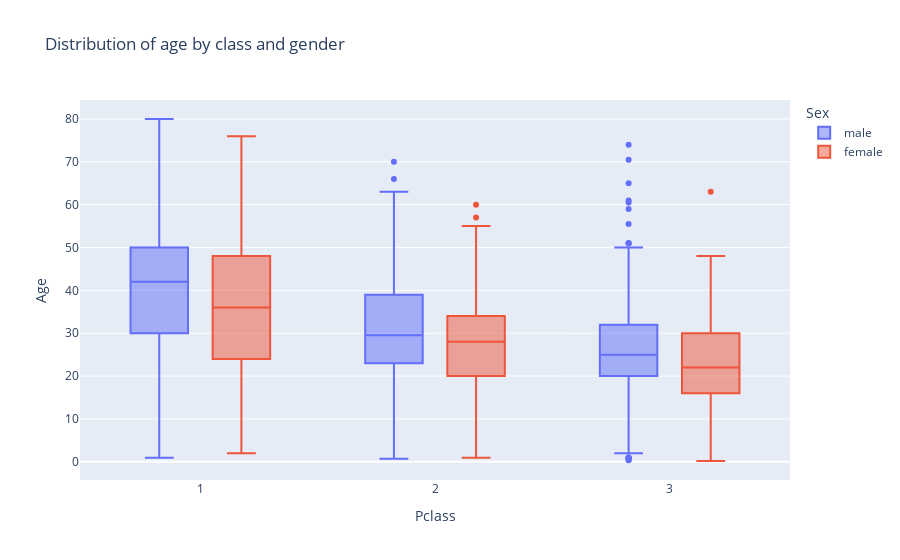

Notebook source saved alongside this figure:
### Code cell
def box_chart(dataframe: pd.DataFrame):
    graph = px.box(dataframe, x='Pclass', y='Age', color='Sex',
            title='Distribution of age by class and gender')
    graph.show()

box_chart(dataframe)

### Figure 1 — Plotly figure (JSON) as saved in the notebook; plotly's stock layout.template omitted (floating-point values rounded to 4 significant figures; data arrays with more than 128 entries replaced by an {"elided": "..."} marker saying what was removed)
{"data": [{"alignmentgroup": "True", "hovertemplate": "Sex=male<br>Pclass=%{x}<br>Age=%{y}<extra></extra>", "legendgroup": "male", "marker": {"color": "#636efa"}, "name": "male", "notched": false, "offsetgroup": "male", "orientation": "v", "showlegend": true, "type": "box", "x": {"elided": "843 int values"}, "x0": " ", "xaxis": "x", "y": {"elided": "843 float values"}, "y0": " ", "yaxis": "y"}, {"alignmentgroup": "True", "hovertemplate": "Sex=female<br>Pclass=%{x}<br>Age=%{y}<extra></extra>", "legendgroup": "female", "marker": {"color": "#EF553B"}, "name": "female", "notched": false, "offsetgroup": "female", "orientation": "v", "showlegend": true, "type": "box", "x": {"elided": "466 int values"}, "x0": " ", "xaxis": "x", "y": {"elided": "466 float values"}, "y0": " ", "yaxis": "y"}], "layout": {"boxmode": "group", "legend": {"title": {"text": "Sex"}, "tracegroupgap": 0}, "title": {"text": "Distribution of age by class and gender"}, "xaxis": {"anchor": "y", "domain": [0, 1], "title": {"text": "Pclass"}}, "yaxis": {"anchor": "x", "domain": [0, 1], "title": {"text": "Age"}}}}
